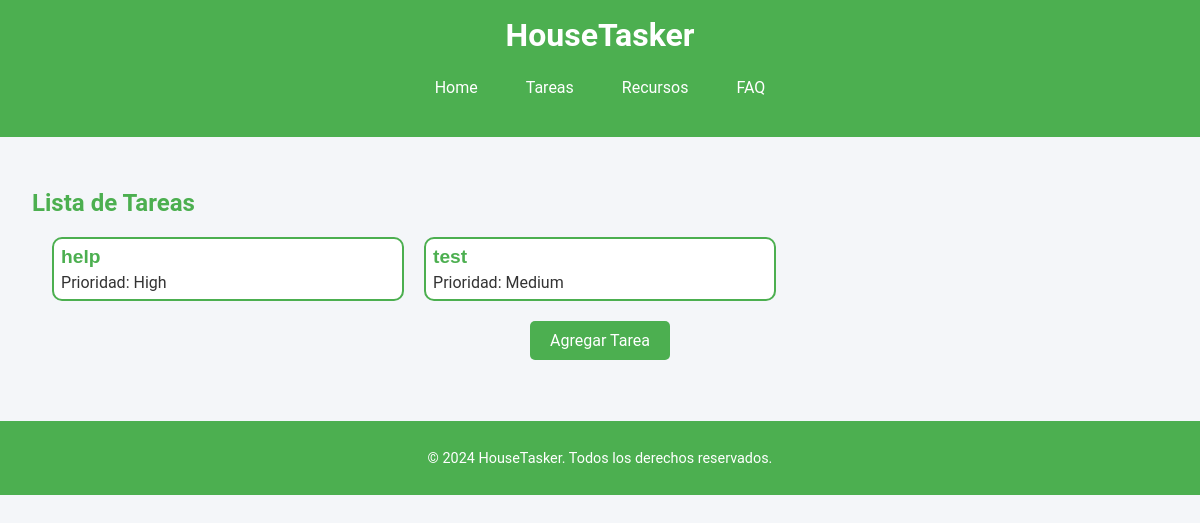
/tasks/ (signed in), run on the app's committed database.
### appHouseTasker/models.py (models this page shows, shortened)
class Task(models.Model):
    LOW = 'Low'
    MEDIUM = 'Medium'
    HIGH = 'High'
    PRIORITY_CHOICES = [
        (LOW, 'Low'),
        (MEDIUM, 'Medium'),
        (HIGH, 'High'),
    ]
    title = models.CharField(max_length=255)
    description = models.TextField(blank=True, null=True)
    priority = models.CharField(max_length=6, choices=PRIORITY_CHOICES, default=MEDIUM)
    due_date = models.DateTimeField(default=timezone.now)
    completed = models.BooleanField(default=False)
    created_by = models.ForeignKey(CustomUser, on_delete=models.CASCADE)
    class Meta:
        ordering = ['-due_date', 'priority']

### appHouseTasker/views.py (the view)
# urls.py: path('tasks/', views.task_list, name='task_list'),  # List all tasks
@login_required
def task_list(request):
    tasks = Task.objects.all()
    return render(request, 'task_list.html', {'tasks': tasks})

### appHouseTasker/templates/task_list.html
{% extends "base.html" %}
{% load static %}
{% block head %}
<link rel="stylesheet" href="{% static 'css/task_list.css' %}">
{% endblock %}
{% block main %}
<h2>Lista de Tareas</h2>
<div class="task-container">
  {% for task in tasks %}
    <div class="task-item">
      <a href="{% url 'task_detail' task.id %}">{{ task.title }}</a>
      <span class="priority">Prioridad: {{ task.get_priority_display }}</span>
    </div>
  {% empty %}
    <p>No se encontraron tareas.</p>
  {% endfor %}
</div>
<div class="add-task-button-container">
  <a href="{% url 'task_create' %}" class="add-task-button">Agregar Tarea</a>
</div>
{% endblock %}

### appHouseTasker/static/css/ht.css (style rules this page uses)
body, html { font-family: Arial, sans-serif; margin: 0; padding: 0; color: #333; background-color: #f4f6f9; }
h2, h3 { color: #4CAF50; }

### appHouseTasker/static/css/task_list.css (style rules this page uses)
.task-container { display: grid; gap: 20px; margin: 20px; }
.task-item { background-color: #fff; border: 2px solid #4CAF50; border-radius: 10px; padding: 2%; transition: background-color 0.3s ease; }
.task-item a { font-family: Arial, sans-serif; font-weight: bold; color: #4CAF50; font-size: 1.2em; text-decoration: none; }
.task-item .priority { color: #333; display: block; margin-top: 5px; }
.add-task-button-container { display: flex; justify-content: center; margin-top: 20px; }
.add-task-button { background-color: #4CAF50; color: white; padding: 10px 20px; text-align: center; text-decoration: none; font-size: 16px; border-radius: 5px; transition: background-color 0.3s ease; }
@media only screen and (min-width: 961px) { .task-container { grid-template-columns: 1fr 1fr 1fr; } }

### data on the page
Task: title "help", priority "High"
Task: title "test", priority "Medium"
